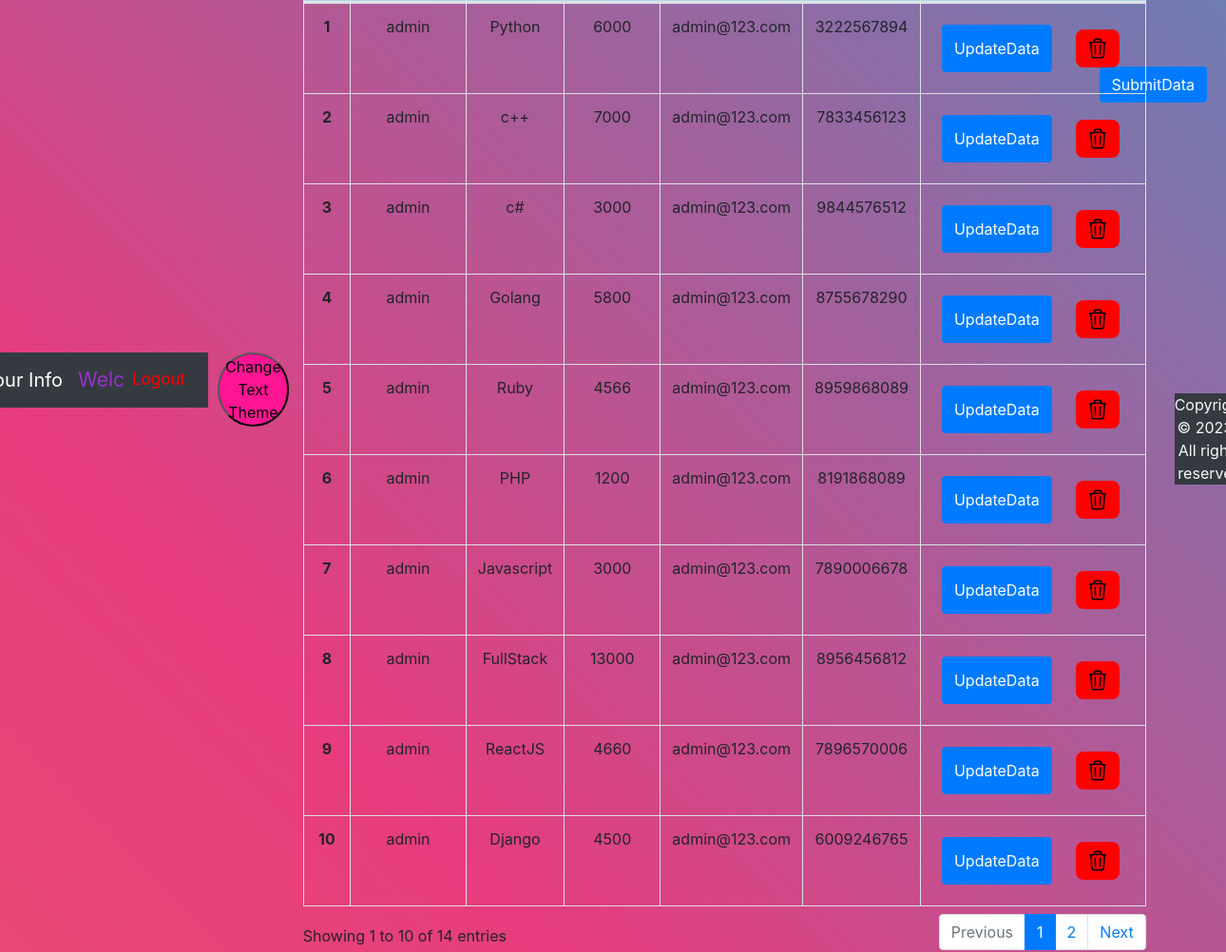
Page /home (signed in) on the committed database.
### homeapp/models.py (models this page shows)
class User_data(models.Model):
    username = models.CharField(max_length=122)
    password = models.CharField(max_length=122)
    course = models.CharField(max_length=122)
    amount = models.CharField(max_length=50)
    email = models.EmailField(max_length=100)
    phone = models.CharField(max_length=12, default="")

### homeapp/views.py (the view, shortened to what this page needs)
# urls.py: 2. Add a URL to urlpatterns:  path('', views.home, name='home')
def home(request):      # This will render the main home page of ToDo App.
    stored_messages = messages.get_messages(request)
    success_message = ''
    for msg in stored_messages:
        success_message = msg
    if request.user.is_authenticated:
        username = request.user
        username1 = str(username).capitalize()
        context = {'success':False, 'failed':False, 'updated_success':False, 'deleted_success':False, 'success_messages': success_message}
        print("goku12", request.POST)
        alldata = User_data.objects.filter(username__exact=str(request.user))
        context['info']=alldata
        context['username']=username1
        return render(request, 'home.html', context)
    else:
        return HttpResponse('404 - Not Found')

### templates/home.html (shortened to what this page needs)
<!doctype html>
<html lang="en">
<head>
  <link rel="stylesheet" href="https://cdn.jsdelivr.net/npm/bootstrap@4.1.3/dist/css/bootstrap.min.css"
>
  <link rel="stylesheet" href="https://cdn.datatables.net/1.13.4/css/dataTables.bootstrap4.min.css">
</head>
<body>
    <nav class="navbar navbar-expand-lg navbar-dark bg-dark">
        <a class="navbar-brand" href="/home">Your Info</a>
        <div class="collapse navbar-collapse" id="navbarSupportedContent">
          {% if username %}
          <div class="text-center" style="color: #9932CC !important; font-size: 21px;">
            <span id="username"></span>
          </div>
          {% endif %}
          <ul class="navbar-nav ml-auto">
            <li class="nav-item">
              <a class="nav-link" style="color: red !important; font-size: 17px;" href="/logout">Logout</a>
            </li>
          </ul>
        </div>
      </nav>
  <button id="themeButton"
    style="margin-top: 20px; margin-left: 10px; border-radius: 50px; background-color: #FF1493;">Change Text
    Theme</button>
    <div class="top-left-corner" style="position: absolute; top: 70px; right: 20px;">
        <button type="button" class="btn btn-primary" data-toggle="modal" data-target="#SubmitModal">
            SubmitData
        </button>
    </div>
  <div class="container my-3">
    <table class="table table-bordered" id="table" style="text-align: center;">
      <tbody>
        {% for data in info %}
        <tr>
          <th scope="row">{{forloop.counter}}</th>
          <td>{{ data.username }}</td>
          <td>{{ data.course }}</td>
          <td>{{ data.amount }}</td>
          <td>{{ data.email }}</td>
          <td>{{ data.phone }}</td>
          <td class="task-cell">
            <div style='display: flex; gap: 10px; justify-content: center;'>
    <button type="button" class="btn btn-primary" data-toggle="modal" data-target="#UpdateModal">
        UpdateData
    </button>
              <form action="/home" method="POST">
                <button id="deleteButton" class="btn _delete_1cu1f_81" type="submit"
      style="background-color: red; font-size: 10px; padding: 2px 5px; border-radius: 8px;">
                </button>
              </form>
            </div>
          </td>
        </tr>
        {% endfor %}
      </tbody>
    </table>
  </div>
  <footer class="container py-4" style="display: flex; justify-content: center; margin-top: 140px;">
    <p class="text-center bg-dark text-light">
      Copyright &copy; 2023 | All rights reserved
    </p>
  </footer>
</body>
</html>

### templates/home.html (style rules this page uses)
.task-cell * { margin: 5px; }

### rows in the picture
User_data: username "admin", course "Python", amount "6000", email "admin@123.com", phone "3222567894"
User_data: username "admin", course "c++", amount "7000", email "admin@123.com", phone "7833456123"
User_data: username "admin", course "c#", amount "3000", email "admin@123.com", phone "9844576512"
User_data: username "admin", course "Golang", amount "5800", email "admin@123.com", phone "8755678290"
User_data: username "admin", course "Ruby", amount "4566", email "admin@123.com", phone "8959868089"
User_data: username "admin", course "PHP", amount "1200", email "admin@123.com", phone "8191868089"
User_data: username "admin", course "Javascript", amount "3000", email "admin@123.com", phone "7890006678"
User_data: username "admin", course "FullStack", amount "13000", email "admin@123.com", phone "8956456812"
User_data: username "admin", course "ReactJS", amount "4660", email "admin@123.com", phone "7896570006"
User_data: username "admin", course "Django", amount "4500", email "admin@123.com", phone "6009246765"
